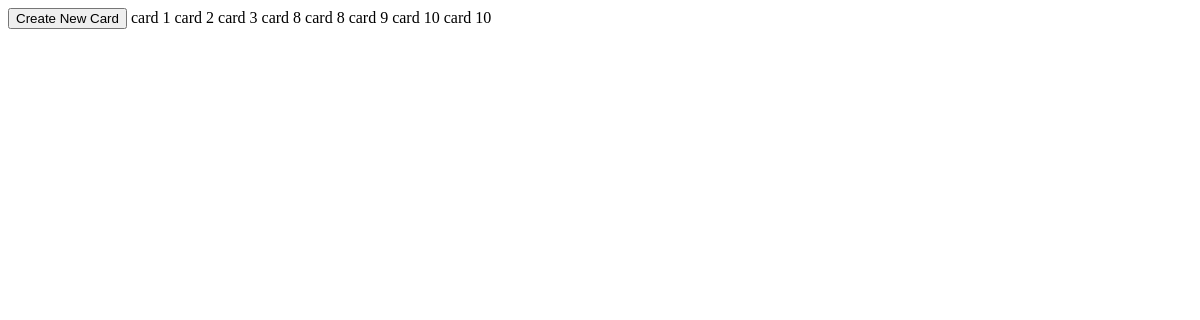
Page /deck/1 on the earlier database version.
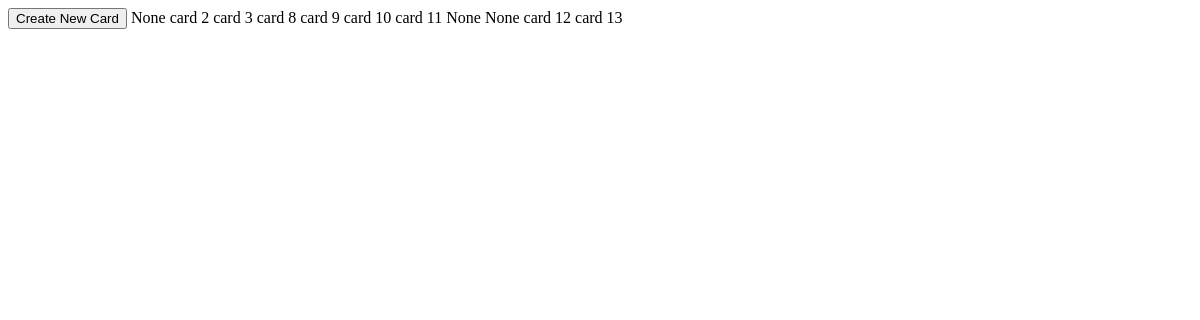
Same page on the later database version.
### flashcards/models.py (models this page shows)
class Card(models.Model):
    question = models.CharField(max_length=100, null=True, blank=True)
    answer = models.CharField(max_length=100, null=True, blank=True)
    correct_answer = models.BooleanField(default=False)
    created_date = models.DateTimeField(default=timezone.now)
    deck = models.ForeignKey(to=Deck, on_delete=models.CASCADE)

### flashcards/views.py (the view)
# urls.py: path('deck/<int:pk>', views.deck, name='card-list'),
def deck(request, pk):
    deck = get_object_or_404(Deck, pk=pk)
    cards = Card.objects.filter(deck_id=pk)
    context = {
        'deck': deck,
        'cards': cards,
    }
    return render(request, 'flashcards/card_list.html', context)

### flashcards/templates/flashcards/card_list.html (shortened to what this page needs)
<!DOCTYPE html>
<html lang="en">
<head>
</head>
<body>
    <a href="{% url 'add-card' deck_pk=deck.pk %}"><button>Create New Card</button></a>
    {% for card in cards %}
    {{ card.question }}
    {% endfor %}
</body>
</html>

Differences in the rows shown:
removed Card: question "card 8"
removed Card: question "card 10"
changed Card (number 1 of 11 on the later page): question "card 1" → "None"
added Card: question "card 11"
added Card: question "None"
added Card: question "None"
added Card: question "card 12"
added Card: question "card 13"
